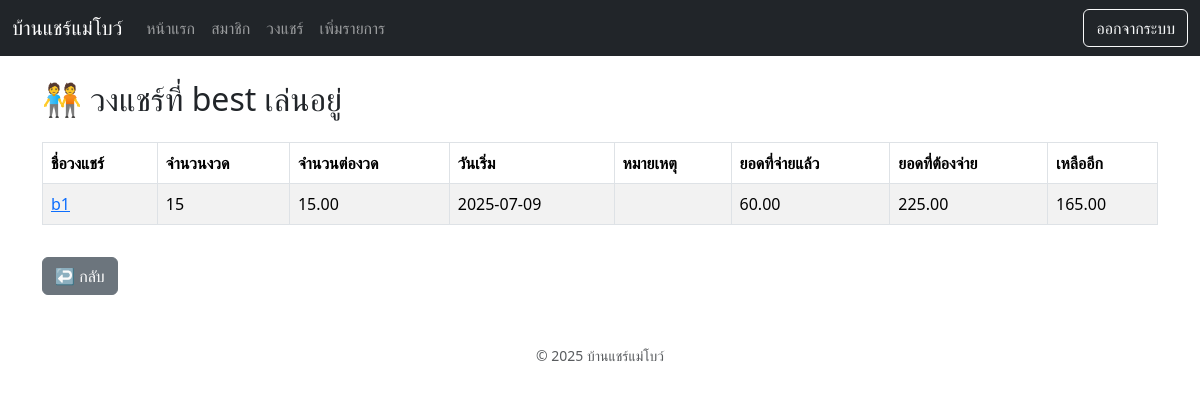
The app's page /members/1/groups (signed in) with its own data.
### tables this page shows
CREATE TABLE members (
        id INTEGER PRIMARY KEY AUTOINCREMENT,
        name TEXT NOT NULL
    );

CREATE TABLE groups (
        id INTEGER PRIMARY KEY AUTOINCREMENT,
        name TEXT NOT NULL,
        rounds INTEGER,
        amount_per_round REAL,
        start_date TEXT,
        note TEXT
    );

### app.py (the view)
@app.route("/members/<int:id>/groups")
@login_required
def member_groups(id):
    conn = get_db_connection()
    member = conn.execute("SELECT * FROM members WHERE id=?", (id,)).fetchone()
    groups = conn.execute("""
        SELECT g.*, (
            SELECT IFNULL(SUM(e.amount), 0)
            FROM entries e
            WHERE e.group_id = g.id AND e.member_id = ?
        ) AS paid_amount
        FROM groups g
        JOIN member_groups mg ON g.id = mg.group_id
        WHERE mg.member_id = ?
    """, (id, id)).fetchall()
    conn.close()
    return render_template("member_groups.html", member=member, groups=groups, year=datetime.now().year)

### app.py (called while the page is built)
def get_db_connection():
    conn = sqlite3.connect('members.db')
    conn.row_factory = sqlite3.Row
    return conn

def login_required(view):
    @wraps(view)
    def wrapped(*args, **kwargs):
        if not session.get("logged_in"):
            flash("กรุณาเข้าสู่ระบบก่อน")
            return redirect(url_for("login"))
        return view(*args, **kwargs)
    return wrapped

### templates/member_groups.html (shortened to what this page needs)
{% extends "base.html" %}
{% block content %}
  <h2 class="mb-4">🧑‍🤝‍🧑 วงแชร์ที่ {{ member.name }} เล่นอยู่</h2>
  {% if groups %}
    <table class="table table-bordered table-striped">
      <thead>
        <tr>
          <th>ชื่อวงแชร์</th>
          <th>จำนวนงวด</th>
          <th>จำนวนต่องวด</th>
          <th>วันเริ่ม</th>
          <th>หมายเหตุ</th>
          <th>ยอดที่จ่ายแล้ว</th>
          <th>ยอดที่ต้องจ่าย</th>
          <th>เหลืออีก</th>
        </tr>
      </thead>
      <tbody>
        {% for g in groups %}
          <tr>
            <td>
              <a href="/members/{{ member.id }}/groups/{{ g.id }}/entries">
                {{ g.name }}
              </a>
            </td>
            <td>{{ g.rounds }}</td>
            <td>{{ "{:,.2f}".format(g.amount_per_round or 0) }}</td>
            <td>{{ g.start_date }}</td>
            <td>{{ g.note }}</td>
            <td>{{ "{:,.2f}".format(g.paid_amount or 0) }}</td>
            <td>{{ "{:,.2f}".format((g.amount_per_round or 0) * (g.rounds or 0)) }}</td>
            <td>{{ "{:,.2f}".format(((g.amount_per_round or 0)*(g.rounds or 0)) - (g.paid_amount or 0)) }}</td>
          </tr>
        {% endfor %}
      </tbody>
    </table>
  {% else %}
    <p>สมาชิกนี้ยังไม่ได้เข้าวงแชร์ใด ๆ</p>
  {% endif %}
  <a href="/members" class="btn btn-secondary mt-3">↩️ กลับ</a>
{% endblock %}

### records on screen
members: name "best"
groups: name "b1", rounds "15", amount_per_round "15.00", start_date "2025-07-09", paid_amount "60.00", (g.amount_per_roundor0)*(g.roundsor0) "225.00", amount_per_round+rounds "165.00"
